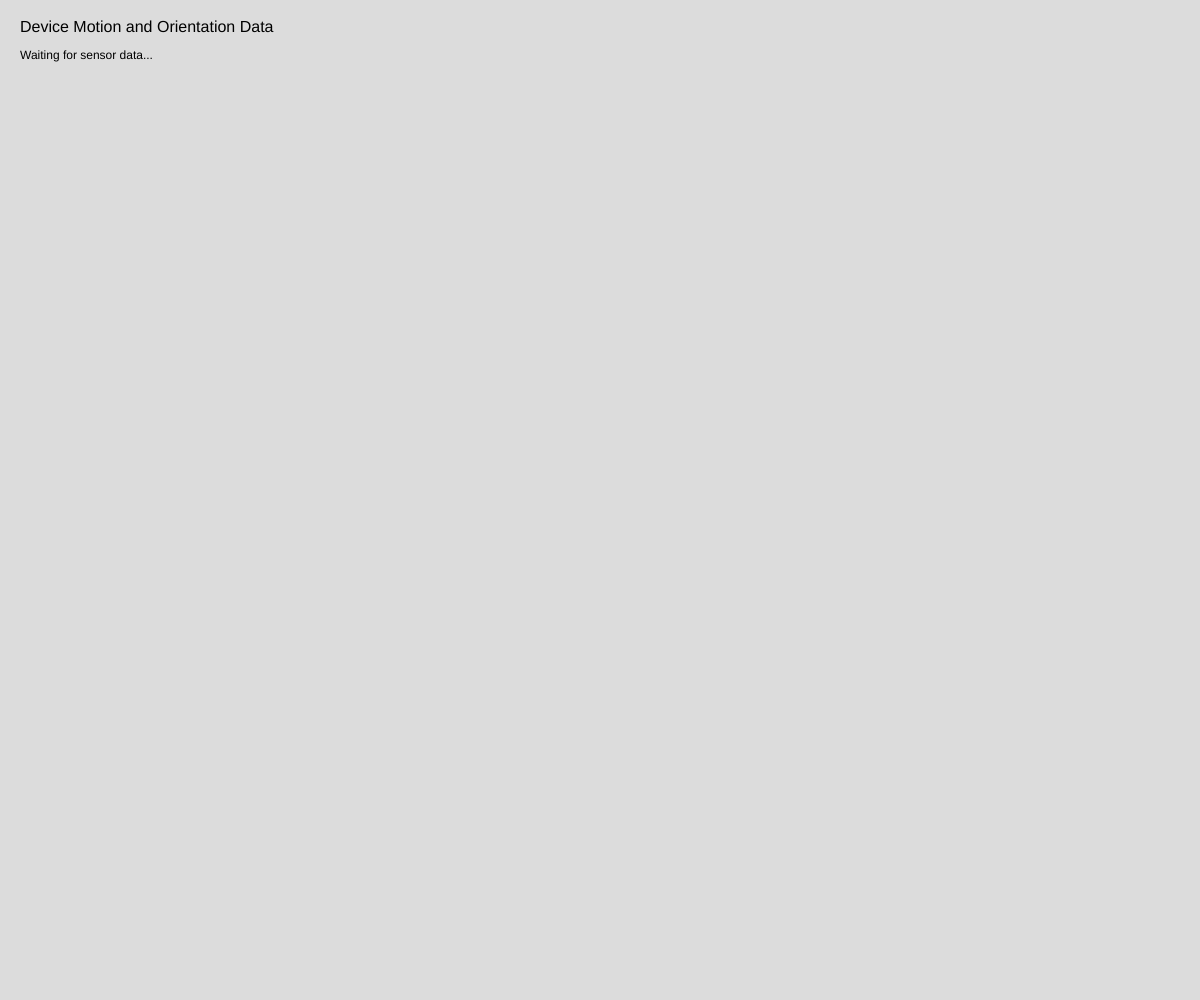
Frame 1 (no input)
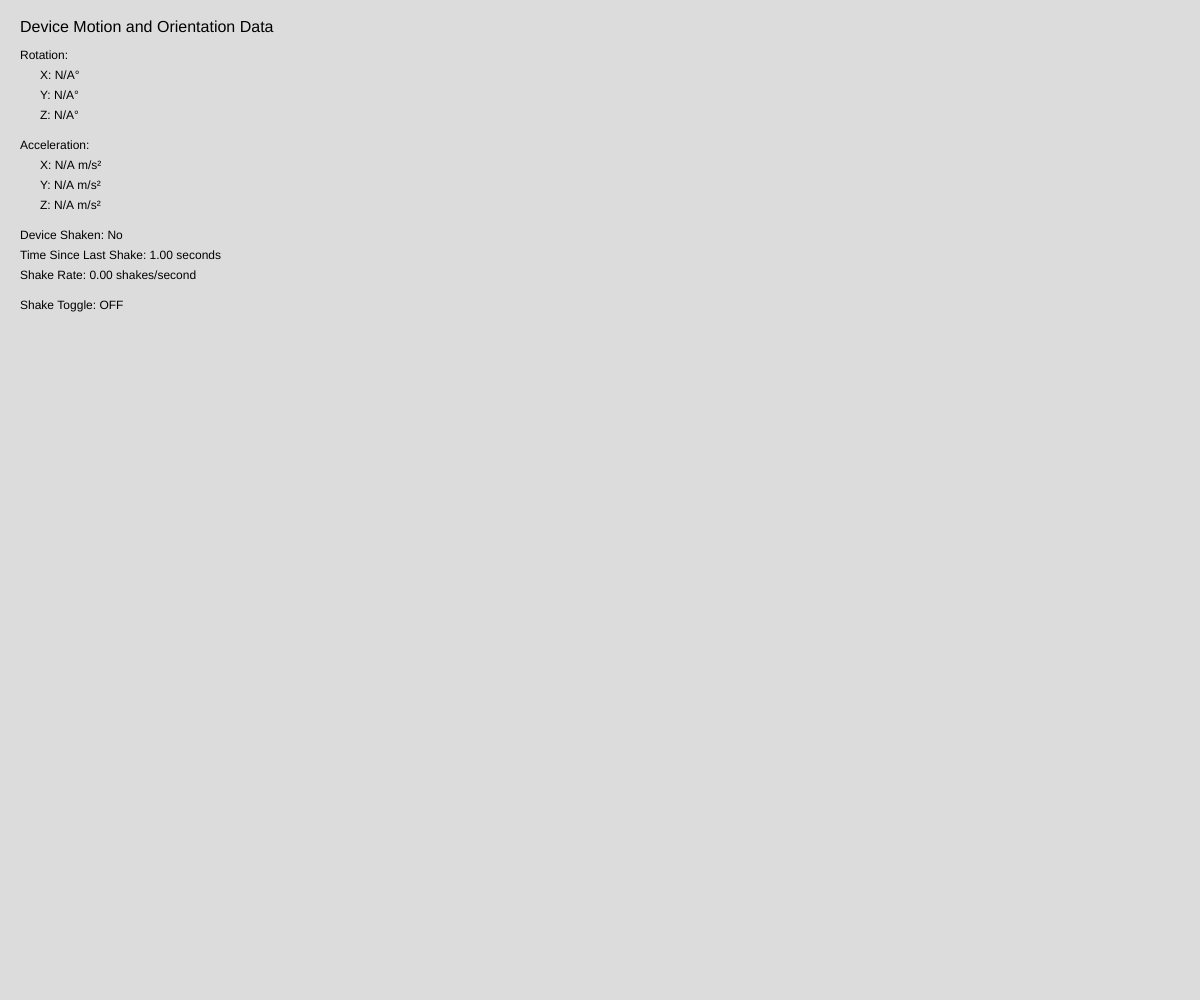
Frame 60 (no input)
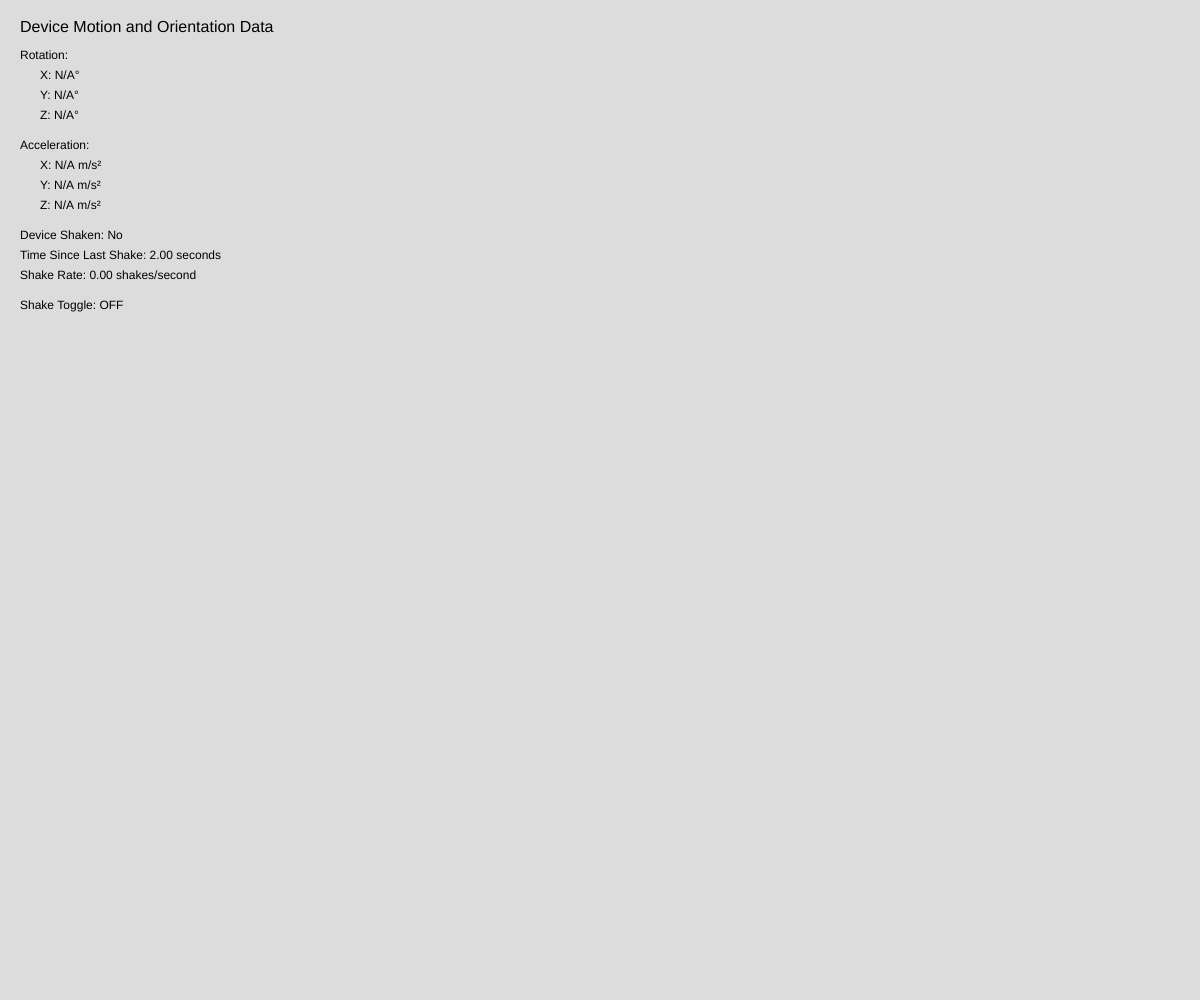
Frame 120 (the mouse pressed at the canvas centre since frame 60)

The p5.js sketch that drew these frames (run headless with seeded random() and noise() and a simulated clock; from frame 60 on, the mouse is pressed at the canvas centre):

// p5.js sketch
// ── sketch.js
/**
 * 
 * Description: This p5.js sketch demonstrates how to capture and display
 *              device motion and orientation data, including rotation,
 *              acceleration, shake detection, and shake rate.
 * 
 * Usage: 
 * - Run this sketch on a mobile device (Android or iOS)
 * - For iOS, you need to request permission to access motion sensors
 * - Move and rotate your device to see the values change
 * - Shake the device to trigger the shake detection and affect the shake rate
 * 
 * Dependencies: p5.js library
 * 
 * Variables:
 * rotationData: Object - Stores rotation data for X, Y, and Z axes
 * accelerationData: Object - Stores acceleration data for X, Y, and Z axes
 * isShaken: Boolean - Indicates if the device is currently shaken
 * shakeToggle: Boolean - Shake to toggle ON / Shake to toggle OFF
 * lastShakeTime: Number - Timestamp of the last detected shake
 * timeSinceShake: Number - Time elapsed since the last shake in seconds
 * dataReceived: Boolean - Indicates if any sensor data has been received
 * shakeHistory: Array - Stores timestamps of recent shakes
 * shakeRate: Number - Calculates the rate of shakes per second
 *
 */

let rotationData = { x: null, y: null, z: null };
let accelerationData = { x: null, y: null, z: null };
let isShaken = false;
let lastShakeTime = 0;
let timeSinceShake = 0;
let dataReceived = false;
let shakeHistory = [];
let shakeRate = 0;
let permissionButton;
let shakeToggle = false;
let lastToggleTime = 0;

const SHAKE_WINDOW = 3000; // Consider shakes in the last 3 seconds
const SHAKE_THRESHOLD = 30; // Acceleration threshold for shake detection
const SHAKE_TIMEOUT = 500; // Time in milliseconds to consider a shake "active"
const TOGGLE_COOLDOWN = 1000; // Cooldown period for toggle (in milliseconds)

function setup() {
  createCanvas(windowWidth, windowHeight);
  textAlign(LEFT, TOP);
  frameRate(60);

  startDeviceMotionDetect();
}

function startDeviceMotionDetect() {
  if (typeof DeviceOrientationEvent !== 'undefined' && typeof DeviceOrientationEvent.requestPermission === 'function') {
    permissionButton = createButton('Click to allow access to sensors');
    permissionButton.style('font-size', '24px');
    permissionButton.position(20, 20);
    permissionButton.mousePressed(requestDevicePermissions);
  } else {
    // For browsers that don't require permission (e.g., Android)
    enableSensors();
  }
}

function requestDevicePermissions() {
  DeviceOrientationEvent.requestPermission()
    .then(response => {
      if (response == 'granted') {
        enableSensors();
        hidePermissionButton();
      }
    })
    .catch(console.error);
}

function enableSensors() {
  window.addEventListener('deviceorientation', handleOrientation);
  window.addEventListener('devicemotion', handleMotion);
}

function hidePermissionButton() {
  if (permissionButton) {
    permissionButton.remove();
  }
}

function draw() {
  background(220);
  updateData();
  displayData();
}

function handleOrientation(event) {
  rotationData.x = event.beta;
  rotationData.y = event.gamma;
  rotationData.z = event.alpha;
  dataReceived = true;
}

function handleMotion(event) {
  accelerationData.x = event.acceleration.x;
  accelerationData.y = event.acceleration.y;
  accelerationData.z = event.acceleration.z;
  dataReceived = true;
}

function updateData() {
  if (!dataReceived) return;

  const currentTime = millis();

  // Update shake data
  if (deviceShaken()) {
    isShaken = true;
    lastShakeTime = currentTime;
    shakeHistory.push(lastShakeTime);
    
    // Toggle shakeToggle if enough time has passed since last toggle
    if (currentTime - lastToggleTime > TOGGLE_COOLDOWN) {
      shakeToggle = !shakeToggle;
      lastToggleTime = currentTime;
    }
  } else {
    // Set isShaken to false if SHAKE_TIMEOUT has passed since the last shake
    isShaken = currentTime - lastShakeTime < SHAKE_TIMEOUT;
  }
  timeSinceShake = (currentTime - lastShakeTime) / 1000;

  // Update shake rate
  shakeHistory = shakeHistory.filter(time => currentTime - time <= SHAKE_WINDOW);
  shakeRate = shakeHistory.length / (SHAKE_WINDOW / 1000);
}

function displayData() {
  let yPos = 20;
  const lineHeight = 20;

  textSize(16);
  fill(0);
  text("Device Motion and Orientation Data", 20, yPos);
  yPos += lineHeight * 1.5;

  textSize(12);

  if (!dataReceived) {
    text("Waiting for sensor data...", 20, yPos);
    return;
  }

  // Display rotation data
  text("Rotation:", 20, yPos);
  yPos += lineHeight;
  text("X: " + formatValue(rotationData.x) + "°", 40, yPos);
  yPos += lineHeight;
  text("Y: " + formatValue(rotationData.y) + "°", 40, yPos);
  yPos += lineHeight;
  text("Z: " + formatValue(rotationData.z) + "°", 40, yPos);
  yPos += lineHeight * 1.5;

  // Display acceleration data
  text("Acceleration:", 20, yPos);
  yPos += lineHeight;
  text("X: " + formatValue(accelerationData.x) + " m/s²", 40, yPos);
  yPos += lineHeight;
  text("Y: " + formatValue(accelerationData.y) + " m/s²", 40, yPos);
  yPos += lineHeight;
  text("Z: " + formatValue(accelerationData.z) + " m/s²", 40, yPos);
  yPos += lineHeight * 1.5;

  // Display shake data
  text("Device Shaken: " + (isShaken ? "Yes" : "No"), 20, yPos);
  yPos += lineHeight;
  text("Time Since Last Shake: " + timeSinceShake.toFixed(2) + " seconds", 20, yPos);
  yPos += lineHeight;
  text("Shake Rate: " + shakeRate.toFixed(2) + " shakes/second", 20, yPos);
  yPos += lineHeight * 1.5;

  // Display shake toggle status
  text("Shake Toggle: " + (shakeToggle ? "ON" : "OFF"), 20, yPos);
}

function deviceShaken() {
  if (!dataReceived) return false;
  
  return (
    abs(accelerationData.x || 0) > SHAKE_THRESHOLD ||
    abs(accelerationData.y || 0) > SHAKE_THRESHOLD ||
    abs(accelerationData.z || 0) > SHAKE_THRESHOLD
  );
}

function formatValue(value) {
  return value !== null ? value.toFixed(2) : "N/A";
}

function windowResized() {
  resizeCanvas(windowWidth, windowHeight);
}
